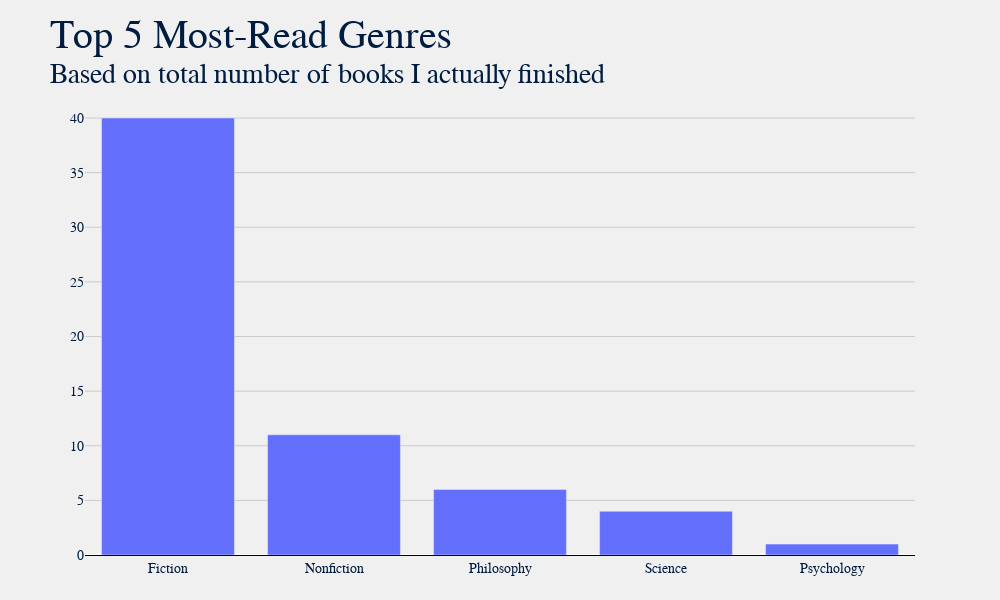

Notebook cell for this chart:
### Markdown cell above
### Genre Count

### Code cell
title = "Top 5 Most-Read Genres"
sub = f"Based on total number of books I actually finished"

plot.gen_bar_graph(df, 'Genre', title, sub)

### Figure 1 — Plotly figure (JSON) as saved in the notebook; plotly's stock layout.template omitted (floating-point values rounded to 4 significant figures)
{"data": [{"name": "", "type": "bar", "x": ["Fiction", "Nonfiction", "Philosophy", "Science", "Psychology"], "y": [40, 11, 6, 4, 1]}], "layout": {"barmode": "group", "font": {"color": "#001c40", "family": "Oswald, Light", "size": 14}, "height": 600, "margin": {"b": 45, "l": 85, "r": 85, "t": 95}, "paper_bgcolor": "#f0f0f0", "plot_bgcolor": "#f0f0f0", "title": {"font": {"color": "#001c40", "family": "Oswald, Bold", "size": 40}, "text": "Top 5 Most-Read Genres<br><sup>Based on total number of books I actually finished"}, "width": 1000, "xaxis": {"autorange": true, "gridcolor": "#cbcbcb", "linecolor": "black", "range": [-0.5, 4.5], "showgrid": false, "showline": true, "title": {}, "type": "category"}, "yaxis": {"autorange": true, "gridcolor": "#cbcbcb", "linecolor": "black", "range": [0, 42.11], "showgrid": true, "showline": false, "showticklabels": true, "title": {}, "type": "linear"}}}
